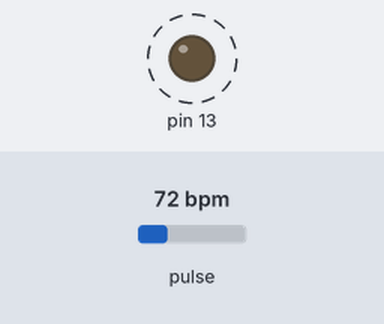
Recording of a sketch running on a simulated Arduino Uno, built with avr-gcc and run on an emulated ATmega328P. On the bench: output pins drawn as LEDs (lit = HIGH). Dashed ring = blinking. The test bench sets the inputs (shaded band); at power-on: pulse 72 bpm. What the sketch prints to the serial monitor is not drawn.

Above: at 1.2 s.
1.3 s: pulse set to 42 bpm
At 2.8 s:
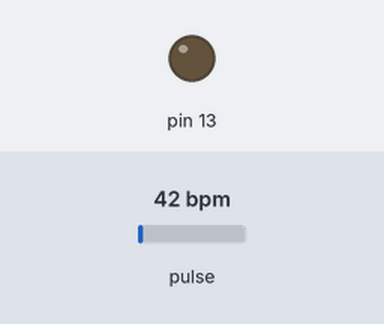
3.7 s: pulse set to 100 bpm
At 4.39 s:
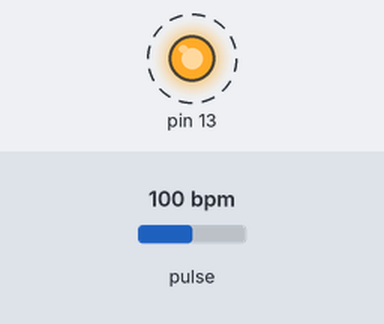
Timing chart, 0 to 12.7 s (numbered marks = the images above; inputs shaded):
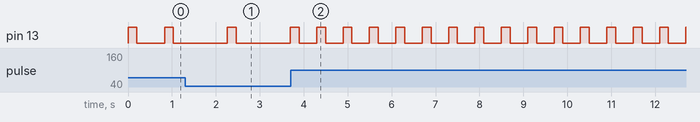

The sketch:

Getting_BPM_to_Monitor.ino
```cpp
/*  Getting_BPM_to_Monitor prints the BPM to the Serial Monitor, using the least lines of code and PulseSensor Library.
 *  Tutorial Webpage: https://pulsesensor.com/pages/getting-advanced
 *
--------Use This Sketch To------------------------------------------
1) Displays user's live and changing BPM, Beats Per Minute, in Arduino's native Serial Monitor.
2) Print: "♥  A HeartBeat Happened !" when a beat is detected, live.
2) Learn about using a PulseSensor Library "Object".
4) Blinks LED on PIN 13 with user's Heartbeat.
--------------------------------------------------------------------*/

#define USE_ARDUINO_INTERRUPTS false    // Set-up low-level interrupts for most acurate BPM math.
#include <PulseSensorPlayground.h>     // Includes the PulseSensorPlayground Library.

//  Variables
#define LED 13
const int PulseWire = A0;       // PulseSensor PURPLE WIRE connected to ANALOG PIN 0
const int LED13 = 13;          // The on-board Arduino LED, close to PIN 13.
int Threshold = 550;           // Determine which Signal to "count as a beat" and which to ignore.
                               // Use the "Gettting Started Project" to fine-tune Threshold Value beyond default setting.
                               // Otherwise leave the default "550" value.

PulseSensorPlayground pulseSensor;  // Creates an instance of the PulseSensorPlayground object called "pulseSensor"


void setup() {

  Serial.begin(9600);          // For Serial Monitor

  // Configure the PulseSensor object, by assigning our variables to it.
  pulseSensor.analogInput(PulseWire);
  pulseSensor.blinkOnPulse(LED);       //auto-magically blink Arduino's LED with heartbeat.
  pulseSensor.setThreshold(Threshold);
  //pinMode(LED,OUTPUT);
  // Double-check the "pulseSensor" object was created and "began" seeing a signal.
   if (pulseSensor.begin()) {
    Serial.println("We created a pulseSensor Object !");  //This prints one time at Arduino power-up,  or on Arduino reset.
  }
  else{
    Serial.println("Failed to create a pulseSensor Object !");
    }
}


void loop() {
  //Serial.println("Testing");
  pulseSensor.onSampleTime();
  int myBPM = pulseSensor.getBeatsPerMinute();  // Calls function on our pulseSensor object that returns BPM as an "int".
  if (pulseSensor.sawStartOfBeat()) {            // Constantly test to see if "a beat happened".
   Serial.println("♥  A HeartBeat Happened ! "); // If test is "true", print a message "a heartbeat happened".
   Serial.print("BPM: ");                        // Print phrase "BPM: "
   Serial.println(myBPM);                        // Print the value inside of myBPM.
   // To do here : send data via BLE
  }

  delay(1);                    // considered best practice in a simple sketch.

}
```

Measured:
- after the input at 3.7 s, pin 13: alternates HIGH for 0.20 s and LOW for 0.40 s, starting after 0.59 s
